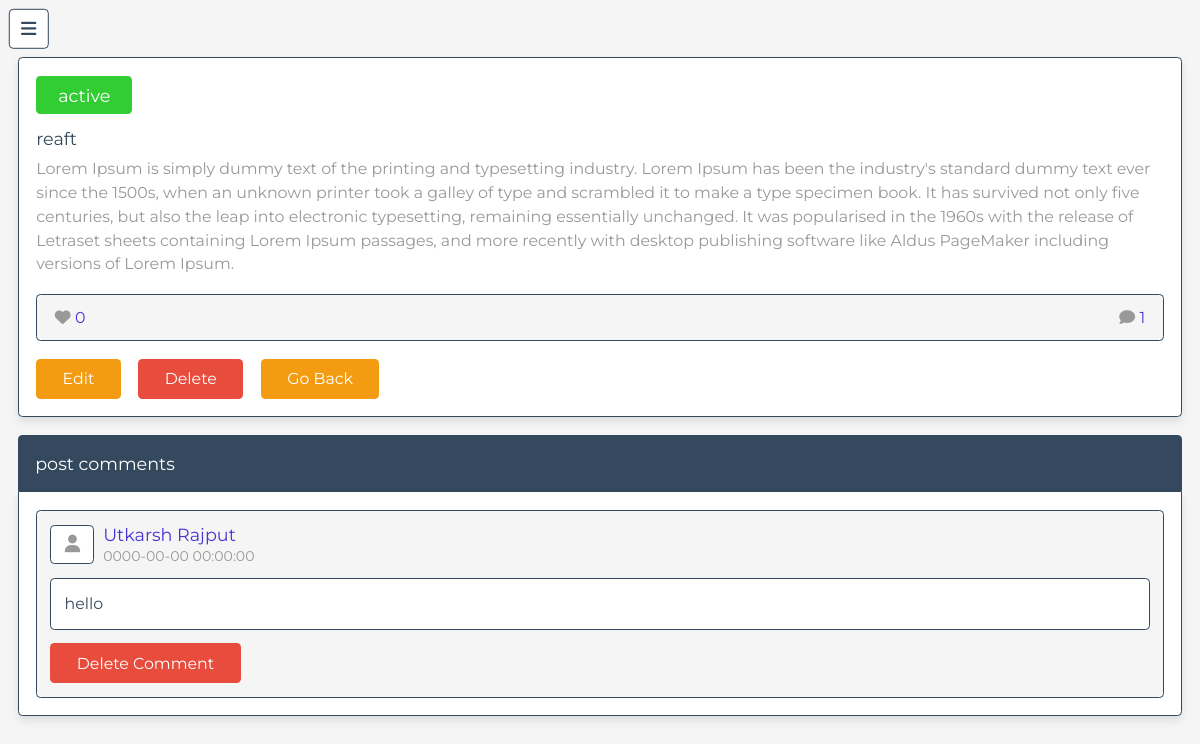
Page /admin/read_post.php?post_id=3 (signed in) on the committed database.
### tables this page shows
CREATE TABLE IF NOT EXISTS `posts` (
  `id` int(100) NOT NULL AUTO_INCREMENT,
  `admin_id` int(100) NOT NULL,
  `name` varchar(100) NOT NULL,
  `title` varchar(100) NOT NULL,
  `content` varchar(10000) NOT NULL,
  `category` varchar(50) NOT NULL,
  `image` varchar(100) NOT NULL,
  `date` datetime NOT NULL DEFAULT CURRENT_TIMESTAMP,
  `status` varchar(10) NOT NULL,
  PRIMARY KEY (`id`)
);

CREATE TABLE IF NOT EXISTS `comments` (
  `id` int(100) NOT NULL AUTO_INCREMENT,
  `post_id` int(100) NOT NULL,
  `admin_id` int(100) NOT NULL,
  `user_id` int(100) NOT NULL,
  `user_name` varchar(50) NOT NULL,
  `comment` varchar(1000) NOT NULL,
  `date` datetime NOT NULL DEFAULT CURRENT_TIMESTAMP,
  PRIMARY KEY (`id`)
);

### admin/read_post.php (the view, shortened to what this page needs)
<?php
$admin_id = $_SESSION['admin_id'];
$get_id = $_GET['post_id'];
?>
<!DOCTYPE html>
<html lang="en">
<head>
   <link rel="stylesheet" href="https://cdnjs.cloudflare.com/ajax/libs/font-awesome/6.1.1/css/all.min.css">
   <link rel="stylesheet" href="../css/admin_style.css">
</head>
<body>
<?php include '../components/admin_header.php' ?>
<section class="read-post">
   <?php
      $select_posts = $conn->prepare("SELECT * FROM `posts` WHERE admin_id = ? AND id = ?");
      $select_posts->execute([$admin_id, $get_id]);
      if($select_posts->rowCount() > 0){
         while($fetch_posts = $select_posts->fetch(PDO::FETCH_ASSOC)){
            $post_id = $fetch_posts['id'];
            $count_post_comments = $conn->prepare("SELECT * FROM `comments` WHERE post_id = ?");
            $count_post_comments->execute([$post_id]);
            $total_post_comments = $count_post_comments->rowCount();
            $count_post_likes = $conn->prepare("SELECT * FROM `likes` WHERE post_id = ?");
            $count_post_likes->execute([$post_id]);
            $total_post_likes = $count_post_likes->rowCount();
   ?>
   <form method="post">
      <div class="status" style="background-color:<?php if($fetch_posts['status'] == 'active'){echo 'limegreen'; }else{echo 'coral';}; ?>;"><?= $fetch_posts['status']; ?></div>
      <div class="title"><?= $fetch_posts['title']; ?></div>
      <div class="content"><?= $fetch_posts['content']; ?></div>
      <div class="icons">
         <div class="likes"><i class="fas fa-heart"></i><span><?= $total_post_likes; ?></span></div>
         <div class="comments"><i class="fas fa-comment"></i><span><?= $total_post_comments; ?></span></div>
      </div>
      <div class="flex-btn">
         <a href="edit_post.php?id=<?= $post_id; ?>" class="inline-option-btn">edit</a>
         <button type="submit" name="delete" class="inline-delete-btn" onclick="return confirm('delete this post?');">delete</button>
         <a href="view_posts.php" class="inline-option-btn">go back</a>
      </div>
   </form>
   <?php
         }
      }else{
         echo '<p class="empty">no posts added yet! <a href="add_posts.php" class="btn" style="margin-top:1.5rem;">add post</a></p>';
      }
   ?>
</section>
<section class="comments" style="padding-top: 0;">
   <p class="comment-title">post comments</p>
   <div class="box-container">
   <?php
         $select_comments = $conn->prepare("SELECT * FROM `comments` WHERE post_id = ?");
         $select_comments->execute([$get_id]);
         if($select_comments->rowCount() > 0){
            while($fetch_comments = $select_comments->fetch(PDO::FETCH_ASSOC)){
      ?>
   <div class="box">
      <div class="user">
         <i class="fas fa-user"></i>
         <div class="user-info">
            <span><?= $fetch_comments['user_name']; ?></span>
            <div><?= $fetch_comments['date']; ?></div>
         </div>
      </div>
      <div class="text"><?= $fetch_comments['comment']; ?></div>
      <form action="" method="POST">
         <button type="submit" class="inline-delete-btn" name="delete_comment" onclick="return confirm('delete this comment?');">delete comment</button>
      </form>
   </div>
   <?php
         }
      }else{
         echo '<p class="empty">no comments added yet!</p>';
      }
   ?>
   </div>
</section>
</body>
</html>

### css/admin_style.css (style rules this page uses)
:root { --main-color:#4834d4; --red:#e74c3c; --orange:#f39c12; --black:#34495e; --white:#fff; --light-bg:#f5f5f5; --light-color:#999; --border:.2rem solid var(--black); --box-shadow:0 .5rem 1rem rgba(0,0,0,.1); }
* { font-family: 'Montserrat', sans-serif; margin:0; padding:0; box-sizing: border-box; text-decoration: none; outline: none; border:none; }
html { font-size: 62.5%; overflow-x: hidden; }
body { background-color: var(--light-bg); padding-left: 35rem; }
section { max-width: 1200px; margin:0 auto; padding:2rem; }
.btn, .delete-btn, .option-btn, .inline-btn, .inline-option-btn, .inline-delete-btn { margin-top: 1rem; border-radius: .5rem; cursor: pointer; font-size: 1.8rem; color:var(--white); padding:1.2rem 3rem; text-transform: capitalize; text-align: center; }
.inline-btn, .inline-option-btn, .inline-delete-btn { display: inline-block; margin-right: 1rem; }
.inline-delete-btn, .delete-btn { background-color: var(--red); }
.inline-option-btn, .option-btn { background-color: var(--orange); }
.flex-btn { display: flex; gap:1rem; }
.read-post form { border-radius: .5rem; border:var(--border); padding:2rem; background-color: var(--white); box-shadow: var(--box-shadow); }
.read-post form .status { border-radius: .5rem; padding:1rem 2.5rem; font-size: 2rem; color:var(--white); display: inline-block; }
.read-post form .title { color:var(--black); font-size: 2rem; margin-top: 1.5rem; }
.read-post form .content { line-height: 1.5; font-size: 1.8rem; color:var(--light-color); padding:1rem 0; white-space: pre-line; }
.read-post form .icons { display: flex; align-items: center; justify-content: space-between; border-radius: .5rem; border:var(--border); background-color: var(--light-bg); padding:1.5rem 2rem; margin:1rem 0; }
.read-post form .icons div { font-size: 1.8rem; }
.read-post form .icons span { color:var(--main-color); }
.read-post form .icons i { color:var(--light-color); margin-right: .5rem; }
.comments .comment-title { border-top-right-radius: .5rem; border-top-left-radius: .5rem; background-color: var(--black); padding:2rem; color:var(--white); font-size: 2rem; }
.comments .box-container { border-bottom-right-radius: .5rem; border-bottom-left-radius: .5rem; background-color: var(--white); box-shadow: var(--box-shadow); border:var(--border); padding:2rem; display: grid; gap:2rem; }
.comments .box-container .box { background-color: var(--light-bg); border-radius: .5rem; padding:1.5rem; border:var(--border); }
.comments .box-container .box .user { display: flex; align-items: center; gap:1rem; margin-bottom: 1.5rem; }
.comments .box-container .box .user i { font-size: 2rem; border-radius: .5rem; border:var(--border); height: 4.5rem; width: 5rem; line-height: 4.1rem; background-color: var(--white); text-align: center; color:var(--light-color); }
.comments .box-container .box .user .user-info span { font-size: 2rem; color:var(--main-color); }
.comments .box-container .box .user .user-info div { color:var(--light-color); font-size: 1.6rem; margin-top: .2rem; }
.comments .box-container .box .text { font-size: 1.8rem; color:var(--black); line-height: 1.5; white-space: pre-line; background-color: var(--white); border-radius: .5rem; padding:1.5rem; margin:.5rem 0; border:var(--border); }
@media (max-width:1200px) { html { font-size: 55%; } }
@media (max-width:1200px) { body { padding-left: 0; } }

### rows in the picture
posts: status "active", title "reaft", content "Lorem Ipsum is simply dummy text of the printing and typesetting industry. Lorem Ipsum has been the industry's standard dummy text ever since the 1500s, when an unknown printer took a galley of type and scrambled it to make a type specimen book. It has survived not only five centuries, but also the leap into electronic typesetting, remaining essentially unchanged. It was popularised in the 1960s with the release of Letraset sheets containing Lorem Ipsum passages, and more recently with desktop publishing software like Aldus PageMaker including versions of Lorem Ipsum.", total_post_likes "0", total_post_comments "1"
comments: user_name "Utkarsh Rajput", date "0000-00-00 00:00:00", comment "hello"
